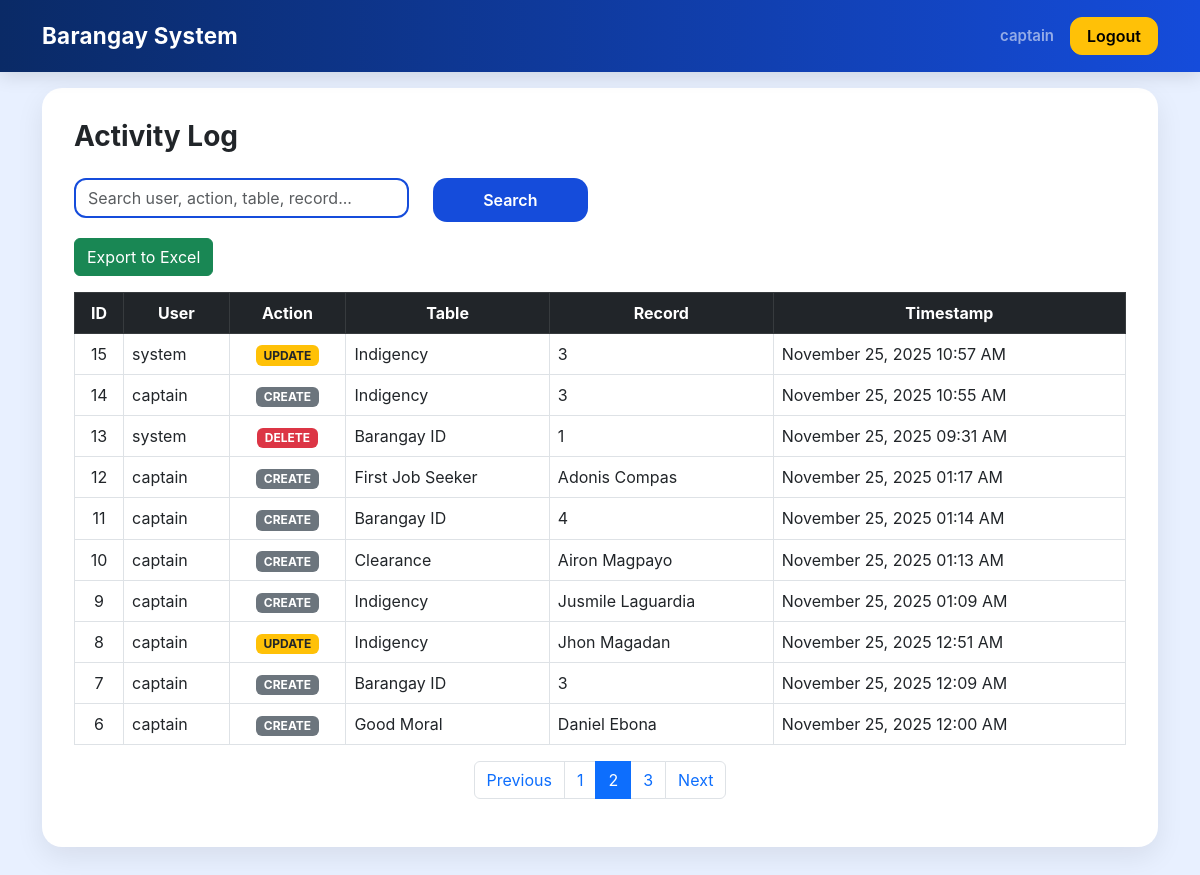
The app's page /activity_log?page=2&q= (signed in) with its own data.
### models.py (models this page shows)
class ActivityLog(db.Model):
    id = db.Column(db.Integer, primary_key=True)
    user = db.Column(db.String(200), nullable=False)
    action = db.Column(db.String(100), nullable=False)
    table_name = db.Column(db.String(100), nullable=False)
    record_id = db.Column(db.Integer)
    timestamp = db.Column(db.DateTime, default=datetime.utcnow, nullable=False)

### app.py (the view, shortened to what this page needs)
    @app.route("/activity_log")
    def activity_log_view():
        if session.get("role") not in ("admin", "staff"):
            return redirect(url_for("auth.login"))
        from sqlalchemy import or_
        q = request.args.get("q", "").strip()
        base_query = ActivityLog.query
        page = int(request.args.get("page", 1))
        per_page = 10
        total_logs = base_query.count()
        logs = (
            base_query.order_by(ActivityLog.timestamp.desc())
            .offset((page - 1) * per_page)
            .limit(per_page)
            .all()
        )
        gmt8 = timezone(timedelta(hours=8))
        table_map = {
            "barangay_id": BarangayID,
            "clearance": Clearance,
            "indigency": Indigency,
            "goodmoral": GoodMoral,
            "good_moral": GoodMoral,
            "firstjob": FirstJobSeeker,
            "first_job_seeker": FirstJobSeeker,
            "first_job": FirstJobSeeker,
            "users": User,
            "user": User
        }
        def resolve_model(table_name):
            if not table_name:
                return None
            t = table_name.lower().strip()
            if t in table_map:
                return table_map[t]
            t2 = t.rstrip("s")
            for key, M in table_map.items():
                if key.rstrip("s") == t2:
                    return M
            return None
        def get_record_display_name(record):
            if not record:
                return None
            for attr in ("name", "full_name", "username", "first_name", "resident_name", "title"):
                if hasattr(record, attr) and getattr(record, attr):
                    return getattr(record, attr)
            if hasattr(record, "id"):
                return f"ID {record.id}"
            return None
        for log in logs:
            if log.timestamp:
                if log.timestamp.tzinfo is None:
                    log.timestamp = log.timestamp.replace(tzinfo=timezone.utc)
                log.timestamp = log.timestamp.astimezone(gmt8)
            Model = resolve_model(log.table_name)
            if log.record_id and not str(log.record_id).isdigit():
                log.record_name = log.record_id
                continue
            if Model and log.record_id:
                try:
                    clean_id = int(str(log.record_id).split(" ")[0])
                    record = db.session.get(Model, clean_id)
                except:
                    record = None
                if record:
                    rn = get_record_display_name(record)
                    log.record_name = rn if rn else str(log.record_id)
                else:
                    log.record_name = str(log.record_id)
            else:
                log.record_name = str(log.record_id)
        class PageObj:
            def __init__(self, page, per_page, total):
                self.page = page
                self.per_page = per_page
                self.total = total
            @property
            def has_previous(self):
                return self.page > 1
            @property
            def has_next(self):
                return self.page * self.per_page < self.total
            @property
            def previous_page_number(self):
                return self.page - 1
            @property
            def next_page_number(self):
                return self.page + 1
            @property
            def num_pages(self):
                from math import ceil
                return ceil(self.total / self.per_page)
        page_obj = PageObj(page, per_page, total_logs)
        return render_template(
            "activity_log.html",
            logs=logs,
            page_obj=page_obj
        )

### templates/activity_log.html
{% extends 'base.html' %}
{% block content %}
<h3 class="fw-bold mb-4">Activity Log</h3>
<form method="get" class="row mb-3">
    <div class="col-md-4">
        <input type="text" name="q" class="form-control" placeholder="Search user, action, table, record..." value="{{ request.args.get('q', '') }}">
    </div>
    <div class="col-md-2">
        <button class="btn btn-primary w-100">Search</button>
    </div>
</form>
<a href="/export-logs-excel" class="btn btn-success mb-3">Export to Excel</a>
<div class="table-responsive">
<table class="table table-bordered table-hover align-middle">
    <thead class="table-dark text-center">
        <tr>
            <th>ID</th>
            <th>User</th>
            <th>Action</th>
            <th>Table</th>
            <th>Record</th>
            <th>Timestamp</th>
        </tr>
    </thead>
    {% set pretty = {
        "barangay_id": "Barangay ID",
        "clearance": "Clearance",
        "indigency": "Indigency",
        "good_moral": "Good Moral",
        "first_job_seeker": "First Job Seeker"
    } %}
    <tbody>
    {% for log in logs %}
        <tr>
            <td class="text-center">{{ log.id }}</td>
            <td>{{ log.user }}</td>
            <td class="text-center">
                {% if log.action == "ADD" %}
                    <span class="badge bg-success">ADD</span>
                {% elif log.action == "UPDATE" %}
                    <span class="badge bg-warning text-dark">UPDATE</span>
                {% elif log.action == "DELETE" %}
                    <span class="badge bg-danger">DELETE</span>
                {% else %}
                    <span class="badge bg-secondary">{{ log.action }}</span>
                {% endif %}
            </td>
            <td>{{ pretty.get(log.table_name, log.table_name.replace('_', ' ').title()) }}</td>
            <td>{{ log.record_name }}</td>
            <td>{{ log.timestamp.strftime("%B %d, %Y %I:%M %p") }}</td>
        </tr>
    {% endfor %}
    </tbody>
</table>
</div>
<nav>
    <ul class="pagination justify-content-center">
        {% if page_obj.has_previous %}
            <li class="page-item">
                <a class="page-link" href="?page={{ page_obj.previous_page_number }}&q={{ request.args.get('q', '') }}">
                    Previous
                </a>
            </li>
        {% endif %}
        {% for num in range(1, page_obj.num_pages + 1) %}
            <li class="page-item {% if num == page_obj.page %}active{% endif %}">
                <a class="page-link" href="?page={{ num }}&q={{ request.args.get('q', '') }}">
                    {{ num }}
                </a>
            </li>
        {% endfor %}
        {% if page_obj.has_next %}
            <li class="page-item">
                <a class="page-link" href="?page={{ page_obj.next_page_number }}&q={{ request.args.get('q', '') }}">
                    Next
                </a>
            </li>
        {% endif %}
    </ul>
</nav>
{% endblock %}

### templates/base.html (style rules this page uses)
:root { --primary-blue: #154cdb; --primary-blue-dark: #0a2a66; --light-bg: #e8f0ff; --card-radius: 20px; }
body { background: var(--light-bg); font-family: "Inter", sans-serif; }
table.table thead { background: var(--primary-blue) !important; color: white !important; }
input.form-control, select.form-control { border-radius: 12px; border: 2px solid var(--primary-blue); }
.btn-primary { background: var(--primary-blue); border: none; border-radius: 14px; font-weight: 600; padding: 10px 18px; transition: 0.2s; }

### records on screen
ActivityLog: id "15", user "system", action "UPDATE", get "Indigency", record_name "3", timestamp "November 25, 2025 10:57 AM"
ActivityLog: id "14", user "captain", action "CREATE", get "Indigency", record_name "3", timestamp "November 25, 2025 10:55 AM"
ActivityLog: id "13", user "system", action "DELETE", get "Barangay ID", record_name "1", timestamp "November 25, 2025 09:31 AM"
ActivityLog: id "12", user "captain", action "CREATE", get "First Job Seeker", record_name "Adonis Compas", timestamp "November 25, 2025 01:17 AM"
ActivityLog: id "11", user "captain", action "CREATE", get "Barangay ID", record_name "4", timestamp "November 25, 2025 01:14 AM"
ActivityLog: id "10", user "captain", action "CREATE", get "Clearance", record_name "Airon Magpayo", timestamp "November 25, 2025 01:13 AM"
ActivityLog: id "9", user "captain", action "CREATE", get "Indigency", record_name "Jusmile Laguardia", timestamp "November 25, 2025 01:09 AM"
ActivityLog: id "8", user "captain", action "UPDATE", get "Indigency", record_name "Jhon Magadan", timestamp "November 25, 2025 12:51 AM"
ActivityLog: id "7", user "captain", action "CREATE", get "Barangay ID", record_name "3", timestamp "November 25, 2025 12:09 AM"
ActivityLog: id "6", user "captain", action "CREATE", get "Good Moral", record_name "Daniel Ebona", timestamp "November 25, 2025 12:00 AM"

### other values on screen
{{ session.get('username') }} "captain"
{{ num }} "1" "2" "3"
